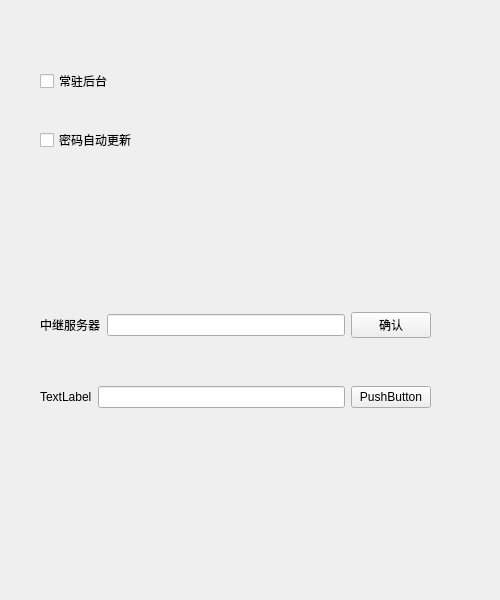
<?xml version="1.0" encoding="UTF-8"?>
<ui version="4.0">
 <class>SettingPage</class>
 <widget class="QWidget" name="SettingPage">
  <property name="geometry">
   <rect>
    <x>0</x>
    <y>0</y>
    <width>500</width>
    <height>600</height>
   </rect>
  </property>
  <property name="windowTitle">
   <string>Form</string>
  </property>
  <widget class="QWidget" name="gridLayoutWidget">
   <property name="geometry">
    <rect>
     <x>40</x>
     <y>40</y>
     <width>301</width>
     <height>141</height>
    </rect>
   </property>
   <layout class="QGridLayout" name="gridLayout">
    <item row="0" column="0">
     <widget class="QCheckBox" name="checkbox_daemon">
      <property name="text">
       <string>常驻后台</string>
      </property>
     </widget>
    </item>
    <item row="1" column="0">
     <widget class="QCheckBox" name="checkbox_refresh_passwd">
      <property name="text">
       <string>密码自动更新</string>
      </property>
     </widget>
    </item>
   </layout>
  </widget>
  <widget class="QWidget" name="verticalLayoutWidget">
   <property name="geometry">
    <rect>
     <x>40</x>
     <y>270</y>
     <width>391</width>
     <height>181</height>
    </rect>
   </property>
   <layout class="QVBoxLayout" name="verticalLayout">
    <item>
     <layout class="QHBoxLayout" name="horizontalLayout">
      <item>
       <widget class="QLabel" name="label_relay">
        <property name="text">
         <string>中继服务器</string>
        </property>
       </widget>
      </item>
      <item>
       <widget class="QLineEdit" name="lineedit_relay"/>
      </item>
      <item>
       <widget class="QPushButton" name="button_relay">
        <property name="text">
         <string>确认</string>
        </property>
       </widget>
      </item>
     </layout>
    </item>
    <item>
     <layout class="QHBoxLayout" name="horizontalLayout_2">
      <item>
       <widget class="QLabel" name="label_2">
        <property name="text">
         <string>TextLabel</string>
        </property>
       </widget>
      </item>
      <item>
       <widget class="QLineEdit" name="lineEdit_2"/>
      </item>
      <item>
       <widget class="QPushButton" name="pushButton_2">
        <property name="text">
         <string>PushButton</string>
        </property>
       </widget>
      </item>
     </layout>
    </item>
   </layout>
  </widget>
 </widget>
 <resources/>
 <connections/>
</ui>
